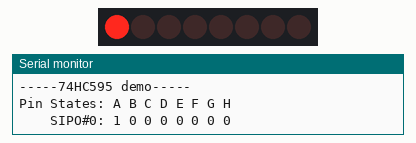
Bench run of a sketch on a simulated Arduino Uno, built with avr-gcc and run on an emulated ATmega328P. Shown: 8 shift-register outputs drawn as a row of LEDs (first output left, lit = HIGH), the last lines printed to the serial monitor. Wiring (inferred from the names in the program): shift register (74HC595): data pin 6; shift clock pin 7; latch pin 4. Wiring (inferred from the signals the program sends): row of LEDs: on Q0, Q1, Q2, Q3, Q4, Q5, Q6, Q7.

Above: at 0.5 s.
At 3.3 s:
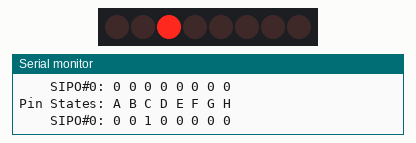
At 4.7 s:
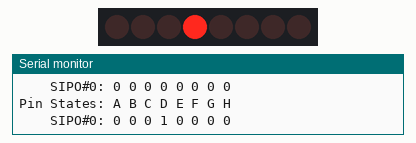
At 6.1 s:
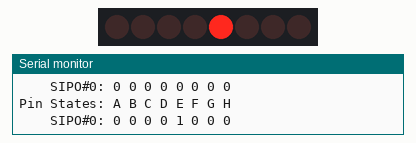
At 8.9 s:
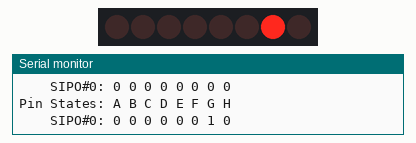
At 13.1 s:
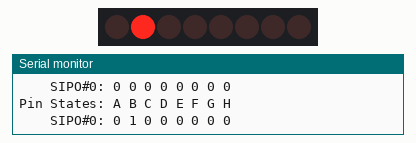
Timing chart, 0 to 14.6 s (numbered marks = the images above):
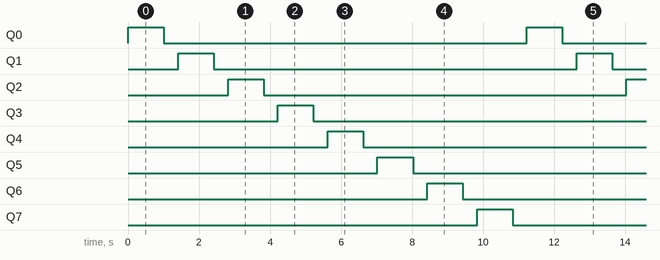

The sketch:

MISO_SN74HC595N.ino
```cpp
/*
 * SN74HC595N DEMO
 *
 * SIPO - Serial in, parallel out. The SN74HC595N is a SIPO
 * register. It accepts 1 serial input byte and outputs each bit
 * to 8 outputs in parallel.
 *
 * We have a lot of digital output connections to make, but
 * not enough pins on our microcontroller to connect them all.
 * Rather than buying a more expensive microcontroller with more
 * pins, try adding some inexpensive SIPO registers!
 *
 * Use SIPO registers for:
 * -Expanding the number of output pins available
 * -Outputs that need to be controlled HIGH and LOW
 *
 * Do NOT use SIPO registers for:
 * -Output pins with extremely tight timing requirements (us)
 * -Analog data
 * -Communication protocols through a SIPO pin (I2C, SPI, etc)
 *
 * We will need 3 IO pins to control any amount of SIPO
 * registers daisy chained together. The last SIPO register
 * in the chain will have nothing connected to pin 9.
 *
 * SIPO#0 __ __
 *       |  U  |
 *     B-|1  16|-VCC
 *     C-|2  15|-A
 *     D-|3  14|-DATA
 *     E-|4  13|-GND
 *     F-|5  12|-LATCH
 *     G-|6  11|-CLK
 *     H-|7  10|-VCC
 *   GND-|8   9|- to SIPO#1 pin 14
 *       |_____|
 *
 * SIPO#1 __ __
 *       |  U  |
 *    B'-|1  16|-VCC
 *    C'-|2  15|-A'
 *    D'-|3  14|- to SIPO#0 pin 9
 *    E'-|4  13|-GND(OE)
 *    F'-|5  12|-LATCH
 *    G'-|6  11|-CLK
 *    H'-|7  10|-VCC
 *   GND-|8   9|- to SIPO#2 pin 14, etc...
 *       |_____|
 *
 * by Adam Billingsley
 * created  7 Feb, 2023
 * modified 9 Feb, 2023
 */

#define numSIPO    1 // Number of SIPO registers in daisy chain
#define latchPin   4 // Pin 12 on all SN74HC595N
#define clockPin   7 // Pin 11 on all SN74HC595N
#define dataOutPin 6 // Pin 14 on FIRST SN74HC595N

/*
 * Function: printSIPO
 * Accepts a byte array and prints the expected output of
 * the SIPO registers when inputted to sendSIPO()
 */
void printSIPO(byte data[numSIPO]){
  Serial.println("Pin States: A B C D E F G H"); // Print header row in LSBFIRST order
  for(int i=0; i<numSIPO; i++){                  // For each byte..
    Serial.print("    SIPO#");                   // Print the expected SIPO register number
    Serial.print(i);
    Serial.print(": ");
    for (int j=0; j<8; j++){                     // For each bit...
      Serial.print(bitRead(data[i], j));         // Print the expected state of the SIPO
      Serial.print(" ");                         // register pin in LSBFIRST order
    }
    Serial.println();
  }
  Serial.println();
}

/*
 * Function: pulsePin
 * Accepts a digital output pin and a pulse time
 * Pulses a pin LOW for the specified pulse time
 * in microseconds.
 */
void pulsePin(int pinName, int pulseTime){
  digitalWrite(pinName, LOW);
  delayMicroseconds(pulseTime);
  digitalWrite(pinName, HIGH);
  delayMicroseconds(pulseTime);
}

/*
 * Function: sendSIPO
 * Accepts a byte array in LSBFIRST order and writes the data to
 * the SIPO registers.
 *
 * Per the datasheet, data is written MSBFIRST, so the first bit
 * written will be written to pin H of the last SIPO register in
 * the chain.
 *
 * If we had two SIPO registers daisy chained, with 0A denoting
 * Pin A on the first SIPO register and 1A denoting Pin A on the
 * second SIPO register, the PHYSICAL order of pins being written
 * to would be the following:
 *
 * Bit#: 00 01 02 03 04 05 06 07 08 09 10 11 12 13 14 15
 * Pin#: 1H 1G 1F 1E 1D 1C 1B 1A 0H 0G 0F 0E 0D 0C 0B 0A
 *
 * However, this function reads the data from the byte array
 * in MSBFIRST order for ease of programming and readability.
 *
 * Example:
 * Suppose we have two SIPO registers in a chain and we input the
 * following...
 *
 * byte data = {127,1}; // (b01111111,b00000001)
 *
 * The resulting output on the SIPO registers will be...
 * Pin States: A B C D E F G H
 *     SIPO#0: 0 1 1 1 1 1 1 1
 *     SIPO#1: 0 0 0 0 0 0 0 1
 */
void sendSIPO(byte data[numSIPO]){
  printSIPO(data);                                    // Print expected output to serial
  for(int i=numSIPO-1; i>=0; i--){                    // For each SIPO register...
    for(int j=7; j>=0; j--){                          // For each bit in the register...
       digitalWrite(dataOutPin, bitRead(data[i], j)); // Read the current bit of the input variable and write it to the SIPO data pin
       pulsePin(clockPin, 5);                         // Pulse the clock to shift the bit out to SIPO registers
    }
  }
  pulsePin(latchPin, 5);                              // Pulse the latch to allow new data to appear on SIPO registers
}


/*
 * Function: cyclePins
 * Cycles through all SIPO pins, bringing each pin
 * HIGH then back to LOW starting from the first pin
 * (SIPO#0, pin A) in the chain of registers.
 */
void cyclePins(){
  byte outputData[numSIPO];
  for(int i=0; i<numSIPO; i++){    // For each SIPO register...
    for (int i=0; i<8; i++){       // For each pin of the SIPO register...
      bitSet(outputData[0], i);    // Set the selected pin HIGH
      sendSIPO(outputData);        // Output the data on the SIPO registers
      delay(1000);
      bitClear(outputData[0], i);  // Set the selected pin LOW
      sendSIPO(outputData);        // Output the data on the SIPO registers
      delay(400);
    }
  }
}

void setup()
{
  Serial.begin(19200);
  Serial.println();
  Serial.println("-----74HC595 demo-----");
  // Set all the pins of SN74HC595N as OUTPUT
  pinMode(latchPin, OUTPUT);
  pinMode(dataOutPin, OUTPUT);
  pinMode(clockPin, OUTPUT);
}

void loop()
{
  cyclePins();
}
```

Measured:
- by itself, Q0–7: alternates HIGH for 1.0 s and LOW for 10.2 s
- by itself, everything shown: repeats every 11.2 s, in 16 steps
